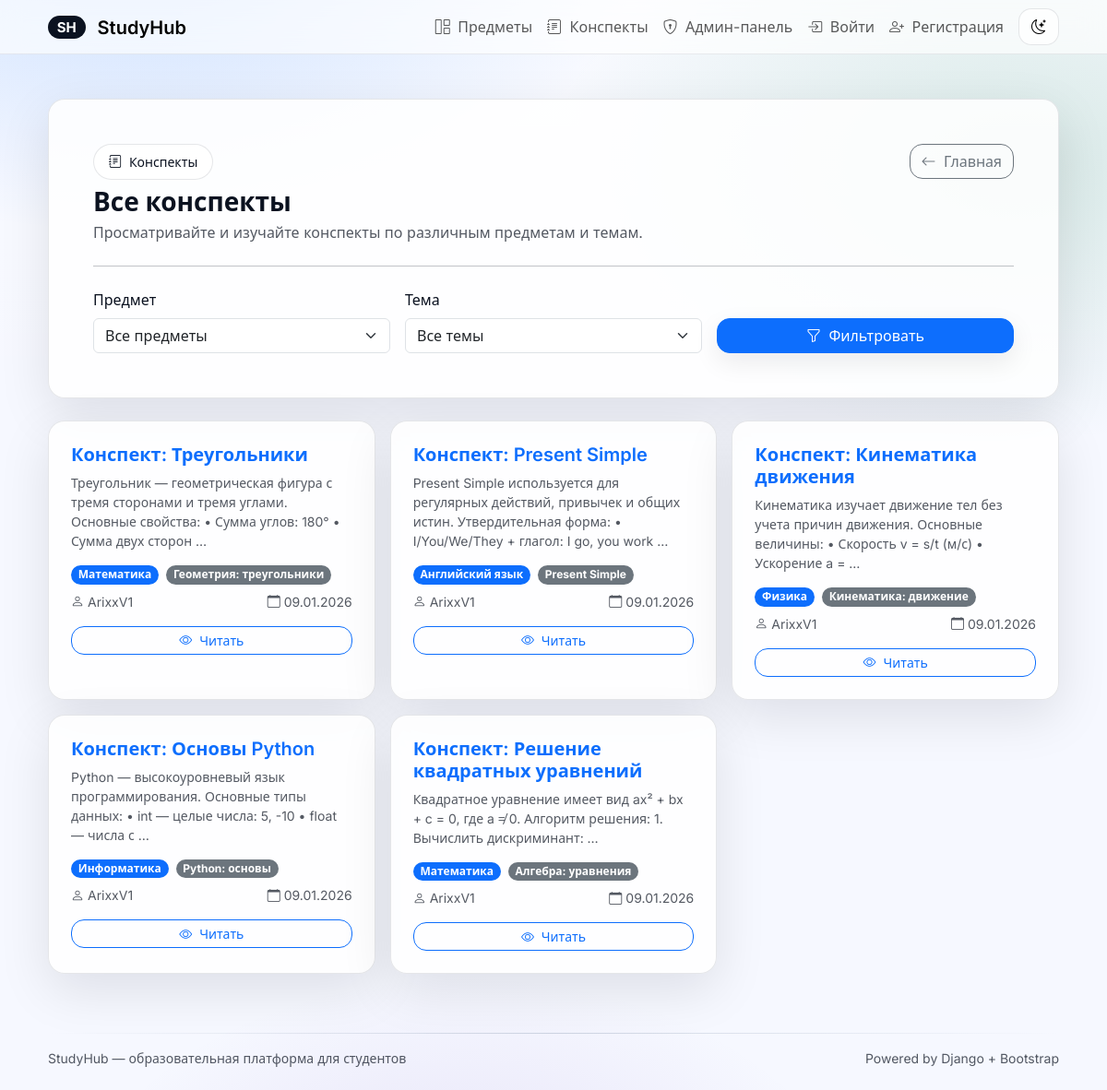
The app's page /notes/ with its own data.
### core/models.py (models this page shows, shortened)
class Note(models.Model):
    user = models.ForeignKey(settings.AUTH_USER_MODEL, on_delete=models.CASCADE, related_name='notes', verbose_name='Автор')
    title = models.CharField(max_length=200, verbose_name='Заголовок')
    content = models.TextField(verbose_name='Содержимое')
    subject = models.ForeignKey(Subject, on_delete=models.CASCADE, related_name='notes', null=True, blank=True, verbose_name='Предмет')
    topic = models.ForeignKey(Topic, on_delete=models.CASCADE, related_name='notes', null=True, blank=True, verbose_name='Тема')
    created_at = models.DateTimeField(auto_now_add=True, verbose_name='Создан')
    updated_at = models.DateTimeField(auto_now=True, verbose_name='Обновлен')
    class Meta:
        ordering = ['-created_at']
        verbose_name = 'Конспект'
        verbose_name_plural = 'Конспекты'

class Subject(models.Model):
    name = models.CharField(max_length=200, verbose_name='Название')
    image = models.ImageField(upload_to='subjects/', blank=True, null=True, verbose_name='Изображение')
    description = models.TextField(blank=True, verbose_name='Описание')
    class Meta:
        ordering = ['name']
        verbose_name = 'Предмет'
        verbose_name_plural = 'Предметы'

class Topic(models.Model):
    subject = models.ForeignKey(Subject, on_delete=models.CASCADE, related_name='topics')
    name = models.CharField(max_length=200)
    description = models.TextField(blank=True)
    class Meta:
        ordering = ['subject__name', 'name']
        verbose_name = 'Тема'
        verbose_name_plural = 'Темы'

### core/views.py (the view)
# urls.py: path('notes/', views.notes_list, name='notes_list'),
def notes_list(request: HttpRequest) -> HttpResponse:
    notes = Note.objects.select_related('user', 'subject', 'topic').all()
    subject_id = request.GET.get('subject')
    topic_id = request.GET.get('topic')
    author_id = request.GET.get('author')
    if subject_id:
        notes = notes.filter(subject_id=subject_id)
    if topic_id:
        notes = notes.filter(topic_id=topic_id)
    if author_id:
        notes = notes.filter(user_id=author_id)
    subjects = Subject.objects.all()
    topics = Topic.objects.all() if not subject_id else Topic.objects.filter(subject_id=subject_id)
    return render(
        request,
        'core/notes/note_list.html',
        {
            'notes': notes,
            'subjects': subjects,
            'topics': topics,
            'selected_subject': int(subject_id) if subject_id else None,
            'selected_topic': int(topic_id) if topic_id else None,
            'selected_author': int(author_id) if author_id else None,
        },
    )

### templates/core/notes/note_list.html (shortened to what this page needs)
{% extends "base.html" %}
{% block content %}
  <div class="sh-glass sh-card p-4 p-lg-5 mb-4">
    <div class="d-flex flex-wrap justify-content-between align-items-start gap-3">
      <div>
        <div class="d-inline-flex align-items-center gap-2 mb-2">
          <span class="px-3 py-2 sh-chip small"><i class="bi bi-journal-text me-1"></i> Конспекты</span>
        </div>
        <h1 class="h3 fw-bold mb-1">Все конспекты</h1>
        <div class="sh-muted">Просматривайте и изучайте конспекты по различным предметам и темам.</div>
      </div>
      <div class="d-flex gap-2">
        <a class="btn btn-outline-secondary" href="{% url 'home' %}">
          <i class="bi bi-arrow-left me-1"></i> Главная
        </a>
      </div>
    </div>
    <hr class="my-4" />
    <form method="get" class="row g-3">
      <div class="col-12 col-md-4">
        <label class="form-label">Предмет</label>
        <select name="subject" class="form-select">
          <option value="">Все предметы</option>
        </select>
      </div>
      <div class="col-12 col-md-4">
        <label class="form-label">Тема</label>
        <select name="topic" class="form-select">
          <option value="">Все темы</option>
        </select>
      </div>
      <div class="col-12 col-md-4 d-flex align-items-end">
        <button type="submit" class="btn btn-primary w-100">
          <i class="bi bi-funnel me-1"></i> Фильтровать
        </button>
      </div>
    </form>
  </div>
  {% if notes %}
    <div class="row g-3">
      {% for note in notes %}
        <div class="col-12 col-md-6 col-lg-4">
          <div class="sh-glass sh-card p-4 h-100">
            <div class="d-flex justify-content-between align-items-start gap-2 mb-2">
              <h3 class="h5 fw-semibold mb-0">
                <a href="{% url 'note_detail' note.id %}" class="text-decoration-none">{{ note.title }}</a>
              </h3>
            </div>
            <div class="small sh-muted mb-3">
              {{ note.content|truncatewords:20 }}
            </div>
            <div class="d-flex flex-wrap gap-2 mb-2">
              {% if note.subject %}
                <span class="badge bg-primary">{{ note.subject.name }}</span>
              {% endif %}
              {% if note.topic %}
                <span class="badge bg-secondary">{{ note.topic.name }}</span>
              {% endif %}
            </div>
            <div class="d-flex justify-content-between align-items-center">
              <div class="small sh-muted">
                <i class="bi bi-person me-1"></i>{{ note.user.username }}
              </div>
              <div class="small sh-muted">
                <i class="bi bi-calendar me-1"></i>{{ note.created_at|date:"d.m.Y" }}
              </div>
            </div>
            <div class="mt-3">
              <a href="{% url 'note_detail' note.id %}" class="btn btn-sm btn-outline-primary w-100">
                <i class="bi bi-eye me-1"></i> Читать
              </a>
            </div>
          </div>
        </div>
      {% endfor %}
    </div>
  {% endif %}
{% endblock %}

### templates/base.html (style rules this page uses)
:root { --sh-radius: 18px; --sh-radius-sm: 14px; --sh-border: rgba(15, 23, 42, 0.10); --sh-shadow: 0 18px 55px rgba(2, 6, 23, 0.10); --sh-shadow-soft: 0 10px 28px rgba(2, 6, 23, 0.08); --sh-text: #0b1220; --sh-muted: rgba(11, 18, 32, 0.70); --sh-bg: #f6f8ff; --sh-surface: rgba(255, 255, 255, 0.86); --sh-surface-2: rgba(255, 255, 255, 0.72); }
body { font-family: Inter, system-ui, -apple-system, Segoe UI, Roboto, Arial, sans-serif; color: var(--sh-text); background: radial-gradient(920px 520px at 12% -5%, rgba(13, 110, 253, 0.18), transparent 60%), radial-gradient(880px 520px at 92% 15%, rgba(25, 135, 84, 0.14), transparent 58%), radial-gradient(760px 520px at 42% 115%, rgba(111, 66, 193, 0.14), transparent 58%), linear-gradient(180deg, rgba(255, 255, 255, 0.30), transparent 40%), var(--sh-bg); }
.sh-glass { background: var(--sh-surface); border: 1px solid var(--sh-border); box-shadow: var(--sh-shadow); }
.sh-card { border-radius: var(--sh-radius); }
.sh-muted { color: var(--sh-muted); }
.btn { border-radius: 14px; box-shadow: 0 10px 28px rgba(2, 6, 23, 0.08); }
.btn-outline-secondary, .btn-outline-primary { box-shadow: none; }
.badge { border-radius: 999px; }
.sh-chip { border: 1px solid var(--sh-border); background: var(--sh-surface-2); border-radius: 999px; }

### records on screen
Note: title "Конспект: Треугольники", content "Треугольник — геометрическая фигура с тремя сторонами и тремя углами. Основные свойства: • Сумма углов: 180° • Сумма двух сторон …", subject.name "Математика", topic.name "Геометрия: треугольники", user.username "ArixxV1", created_at "09.01.2026"
Note: title "Конспект: Present Simple", content "Present Simple используется для регулярных действий, привычек и общих истин. Утвердительная форма: • I/You/We/They + глагол: I go, you work …", subject.name "Английский язык", topic.name "Present Simple", user.username "ArixxV1", created_at "09.01.2026"
Note: title "Конспект: Кинематика движения", content "Кинематика изучает движение тел без учета причин движения. Основные величины: • Скорость v = s/t (м/с) • Ускорение a = …", subject.name "Физика", topic.name "Кинематика: движение", user.username "ArixxV1", created_at "09.01.2026"
Note: title "Конспект: Основы Python", content "Python — высокоуровневый язык программирования. Основные типы данных: • int — целые числа: 5, -10 • float — числа с …", subject.name "Информатика", topic.name "Python: основы", user.username "ArixxV1", created_at "09.01.2026"
Note: title "Конспект: Решение квадратных уравнений", content "Квадратное уравнение имеет вид ax² + bx + c = 0, где a ≠ 0. Алгоритм решения: 1. Вычислить дискриминант: …", subject.name "Математика", topic.name "Алгебра: уравнения", user.username "ArixxV1", created_at "09.01.2026"
